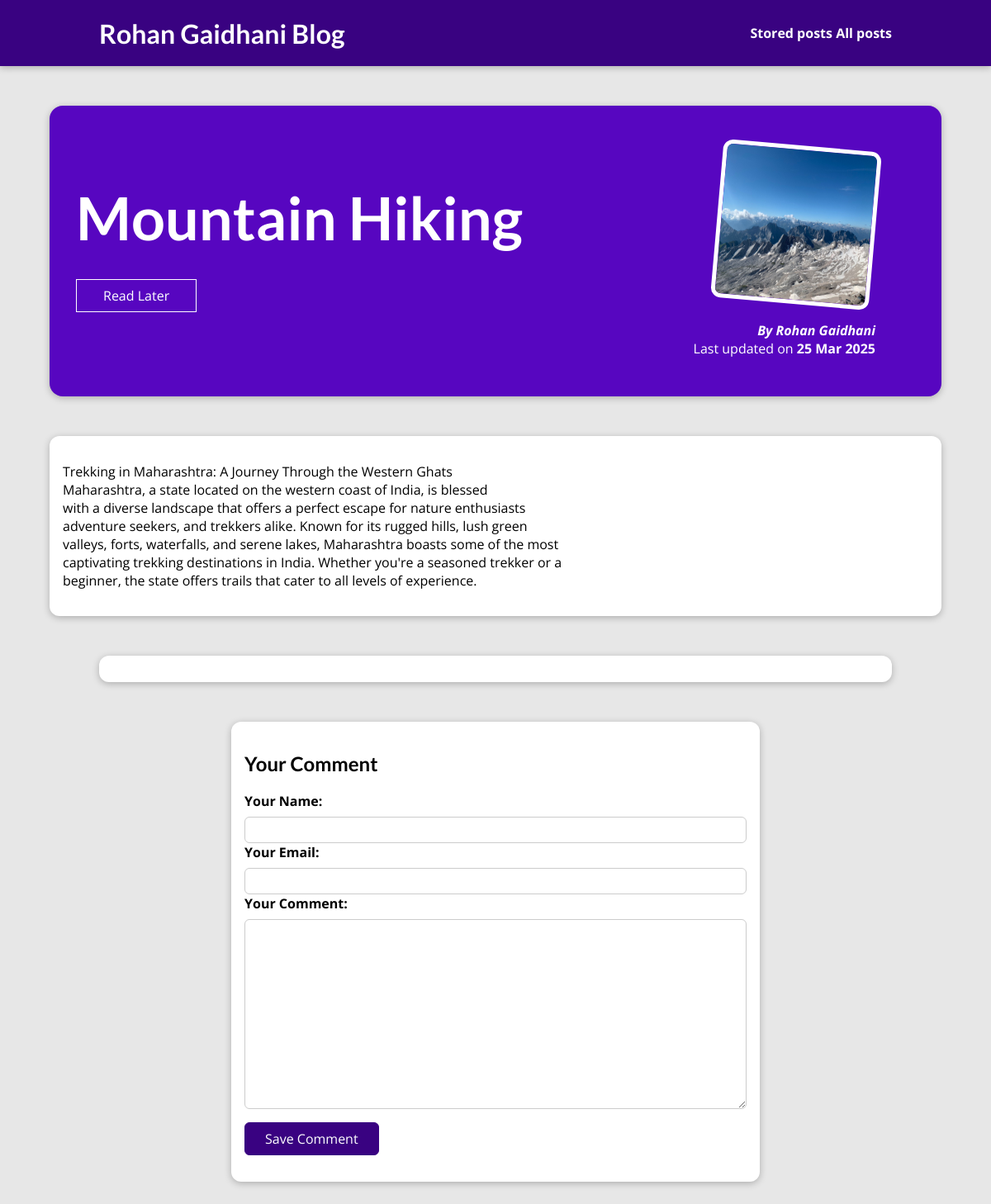
Screenshot of /blog/posts/hike-in-the-mountains/ with the database file from the repository.
### blog/models.py (models this page shows, shortened)
class Post(models.Model):  # Capitalized
    title = models.CharField(max_length=150)
    excerpt = models.CharField(max_length=200)
    image = models.ImageField(upload_to='uploads/posts/', null=True, blank=True)
    date = models.DateField(auto_now_add=True)  # Changed to auto_now_add
    slug = models.SlugField(unique=True, db_index=True)
    content = models.TextField(validators=[MinLengthValidator(10)])
    author = models.ForeignKey(
        Author,
        on_delete=models.SET_NULL,
        related_name="posts",
        null=True,
        blank=True
    )
    tags = models.ManyToManyField(Tag, blank=True)
    class Meta:
        ordering = ['-date']  # Default ordering by date descending

class Author(models.Model):
    first_name = models.CharField(max_length=100)
    last_name = models.CharField(max_length=100)
    email_address = models.EmailField()
    def full_name(self):
        return f"{self.first_name} {self.last_name}"
    def __str__(self):
        return self.full_name()

### blog/views.py (the view, shortened to what this page needs)
# urls.py: path("posts/<slug:slug>/", views.SinglePostsView.as_view(), name="post-detail-page"),
class SinglePostsView(View):
    def is_stored_post(self, request, post_id):
        stored_posts = request.session.get("stored_posts")
        if stored_posts is not None:
            is_saved_for_later = post_id in stored_posts
        else:
            is_saved_for_later = False
        return is_saved_for_later
    def get(self, request, slug):
        post = get_object_or_404(Post, slug=slug)
        context = {
            "post": post,
            "post_tags": post.tags.all(),
            "comment_form": CommentForm(),
            "comments": post.comments.all(),
            "saved_for_later": self.is_stored_post(request, post.id)
        }
        return render(request, "blog/post-detail.html", context)

### blog/forms.py
class CommentForm(forms.ModelForm):
    class Meta:
        model = Comment
        exclude = ['post']
        labels = {
            "user_name": "Your Name",
            "user_email": "Your Email",
            "text": "Your Comment"
        }

### blog/templates/blog/post-detail.html (shortened to what this page needs)
{% extends "base.html" %}
{% load static %}
{% block css_files %}
    <link rel="stylesheet" href="{% static 'blog/post-detail.css' %}"/>
{% endblock %}
{% block content %}
    <section id="summary">
        <h2>{{post.title}}</h2>
        <div id="read-later">
            <form action="{% url 'read-later' %}" method="POST">
                <button>
                    {% if saved_for_later %}
                       Remove from "Read Later" List
                    {% else %}
                       Read Later
                    {% endif %}
                </button>
            </form>
        </div>
        <article>
            <img src="{{ post.image.url }}" alt="{{ post.title }}"/>
            <address>By <a href="er.rohangaidhani@gmail.com">{{ post.author }}</a></address>
            <div>
                Last updated on <time>{{ post.date|date:"d M Y" }}</time>
            </div>
        </article>
    </section>
    <main>
       {{post.content|linebreaks}}
    </main>
    <section id="comments">
    </section>
    <section id="comment-form">
        <h2>Your Comment</h2>
        <form action="{% url "post-detail-page" post.slug %}" method="POST">
            {% for form_field  in comment_form %}
            <div class="form-control {% if form_field.errors %}invalid{% endif %}">
                {{ form_field.label_tag }}
                {{ form_field }}
            {% endfor %}
            </div>
            <button>Save Comment</button>
        </form>
{% endblock %}

### static/app.css (style rules this page uses)
* { box-sizing: border-box; }
html { font-family: 'Open Sans', 'Lato', sans-serif; }
body { margin: 0; }
h1, h2, h3 { font-family: 'Lato', sans-serif; font-weight: bold; }

### blog/static/blog/post-detail.css (style rules this page uses)
body { background-color: #e7e7e7; }
#summary { margin: 8rem auto 3rem auto; padding: 2rem; width: 90%; max-width: 90rem; border-radius: 16px; background-color: #5706c0; position: relative; box-shadow: 0 2px 8px rgba(0, 0, 0, 0.25); height: 22rem; }
#summary h2 { color: white; font-size: 4.5rem; margin-bottom: 0.25rem; }
#summary article { position: absolute; top: 2rem; right: 3rem; padding: 1rem 2rem; border-radius: 12px; text-align: right; color: white; }
#summary article img { width: 12rem; height: 12rem; border-radius: 12px; transform: rotateZ(5deg); border: 5px solid white; margin-bottom: 1rem; }
#summary address { font-weight: bold; }
#summary a { color: white; text-decoration: none; }
#summary time { font-weight: bold; }
#read-later { margin: 2rem 0; }
#read-later button { background-color: transparent; border: 1px solid white; padding: 0.5rem 2rem; font: inherit; color: white; cursor: pointer; }
main { width: 90%; max-width: 90rem; margin: 3rem auto; background-color: white; padding: 1rem; border-radius: 12px; box-shadow: 0 2px 8px rgba(0, 0, 0, 0.25); }
#comment-form { margin: 3rem auto; width: 90%; max-width: 40rem; border-radius: 12px; background-color: white; box-shadow: 0 2px 8px rgba(0, 0, 0, 0.25); padding: 1rem; }
#comment-form button { font: inherit; background-color: #390281; color: white; border: 1px solid #390281; padding: 0.5rem 1.5rem; border-radius: 6px; cursor: pointer; }
.form-control { margin-bottom: 1rem; }
.form-control label { font-weight: bold; margin-bottom: 0.5rem; display: block; }
.form-control input, .form-control textarea { display: block; width: 100%; font: inherit; padding: 0.25rem; border-radius: 6px; border: 1px solid #ccc; }
#comments { margin: 3rem auto; width: 90%; max-width: 60rem; border-radius: 12px; background-color: white; box-shadow: 0 2px 8px rgba(0, 0, 0, 0.25); padding: 1rem 2rem; }

### rows the page displays
Post: title "Mountain Hiking", image (picture), author "Rohan Gaidhani", date "25 Mar 2025", content "Trekking in Maharashtra: A Journey Through the Western Ghats Maharashtra, a state located on the western coast of India, is blessed with a diverse landscape that offers a perfect escape for nature enthusiasts adventure seekers, and trekkers alike. Known for its rugged hills, lush green valleys, forts, waterfalls, and serene lakes, Maharashtra boasts some of the most captivating trekking destinations in India. Whether you're a seasoned trekker or a beginner, the state offers trails that cater to all levels of experience."
